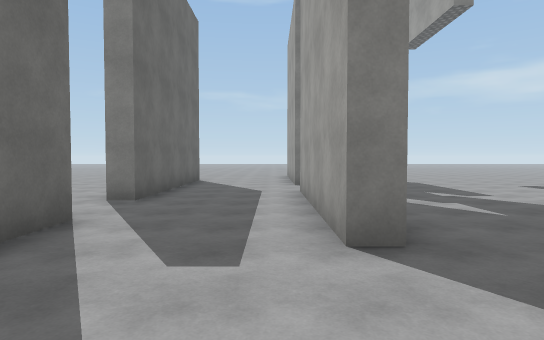
View 1 (above)

24 first-person views from a walk through a 3-D level made in the Unity game engine. The camera is 1.5 m above the floor, tilts 2° down and sees 75° across. The floor is counted in squares, 2 m on a side. Each view is taken from the middle of a square. On the plan, view 1 faces up. The plan holds only what a view shows up to about 11 squares ahead; the rest is blank. The place goes on beyond the plan. The player is left out. Some surface patterns are stand-ins.

View 2
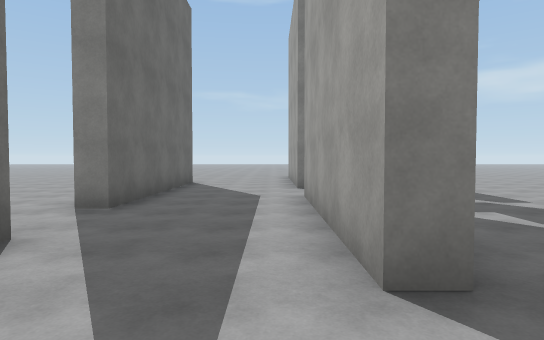

View 3
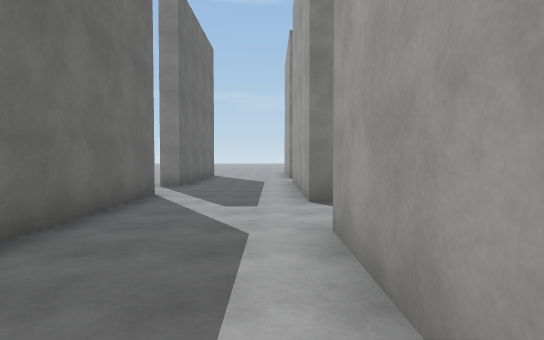

View 4
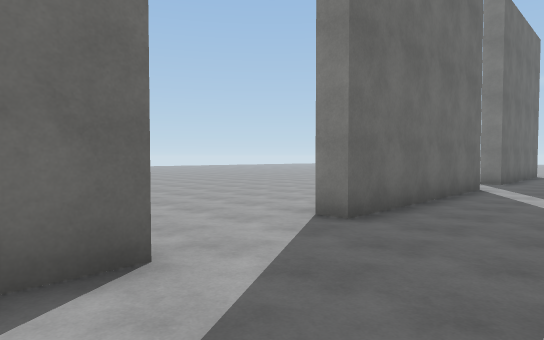

View 5
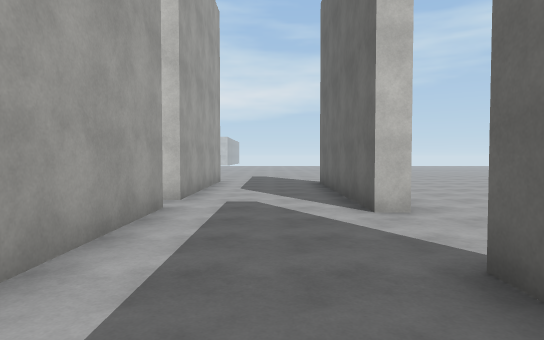

View 6
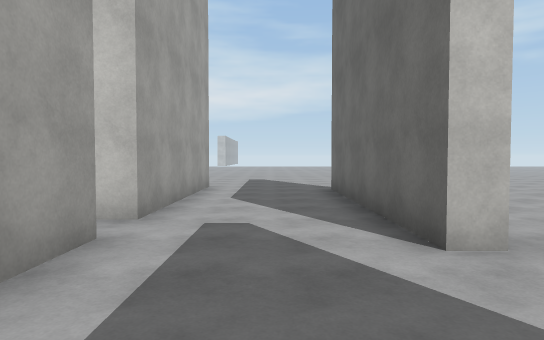

View 7
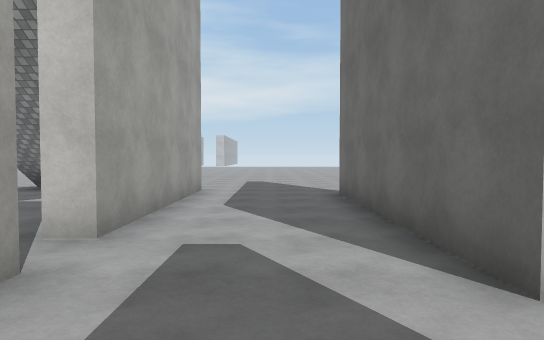

View 8
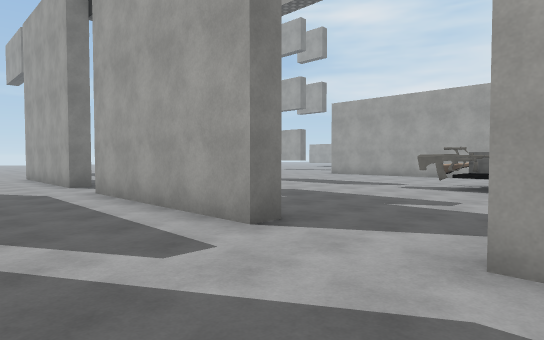

View 9
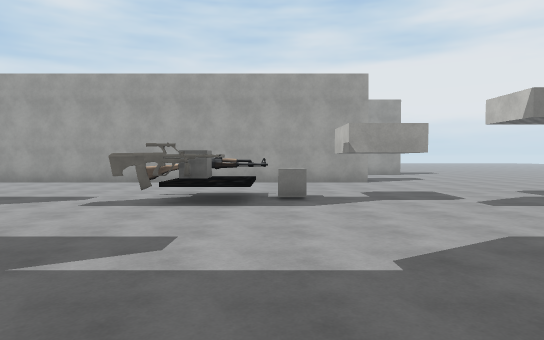

View 10
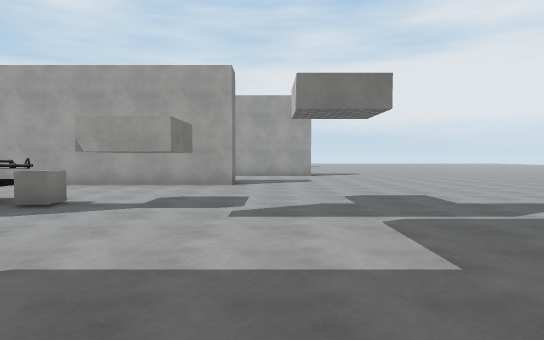

View 11
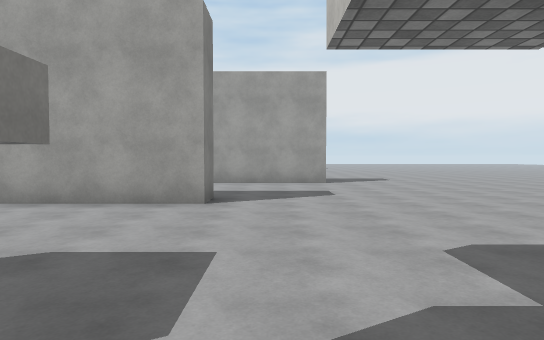

View 12
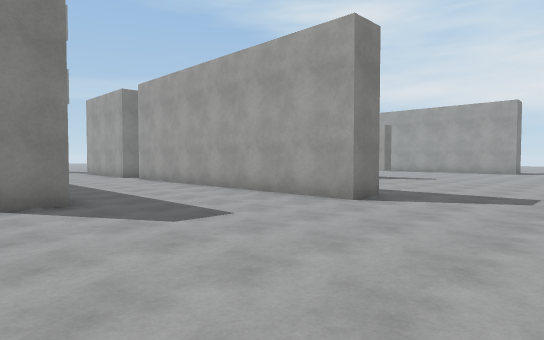

View 13
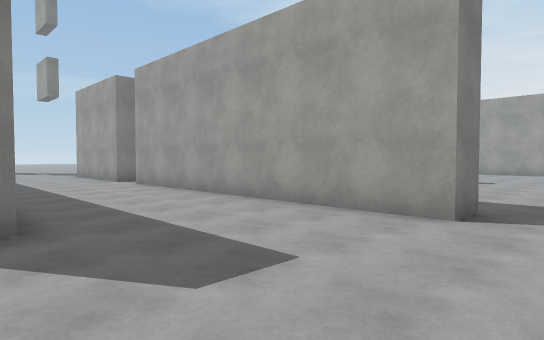

View 14
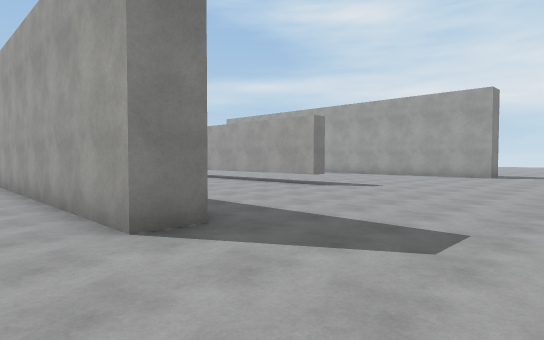

View 15
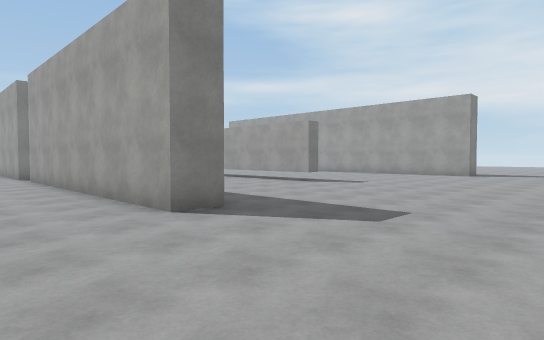

View 16
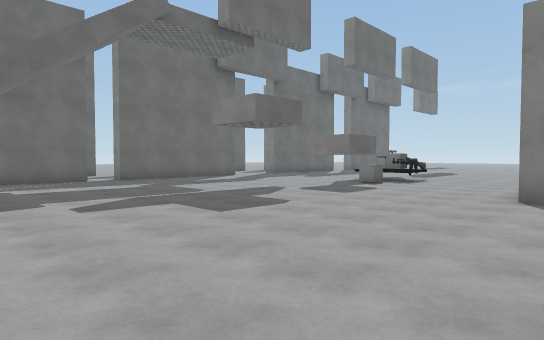

View 17
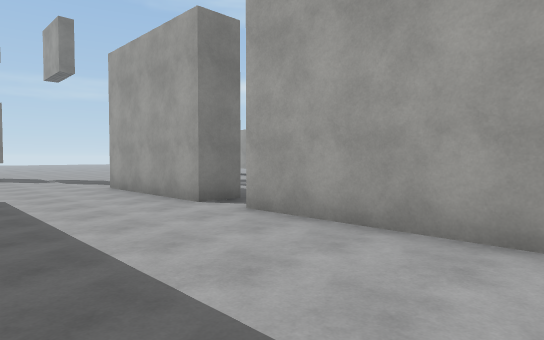

View 18
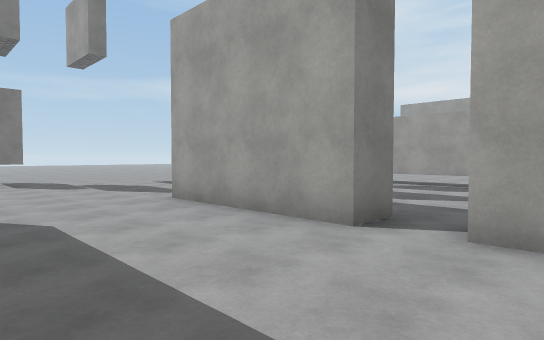

View 19
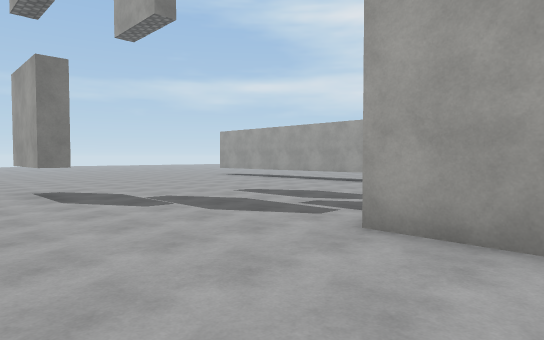

View 20
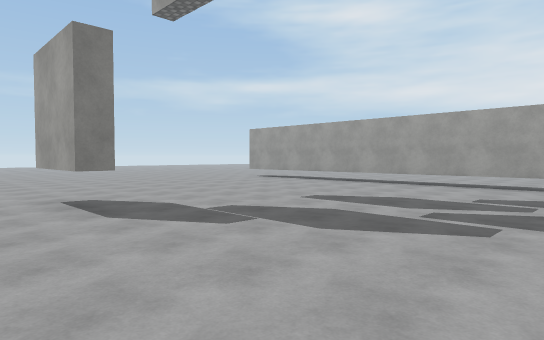

View 21
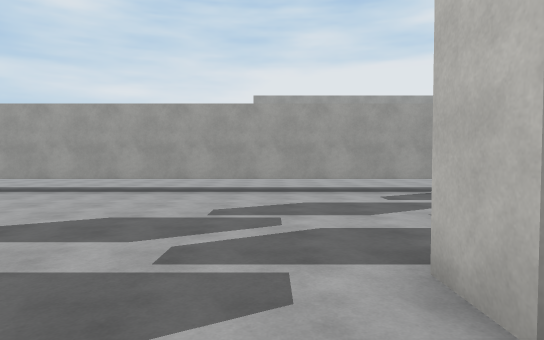

View 22
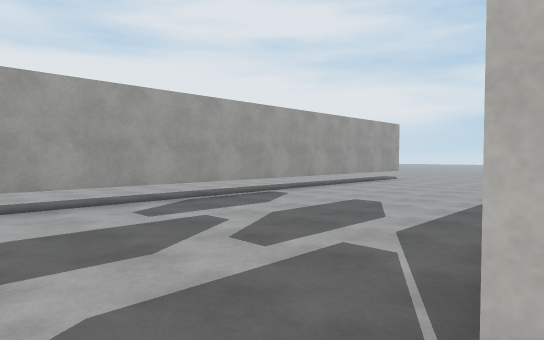

View 23
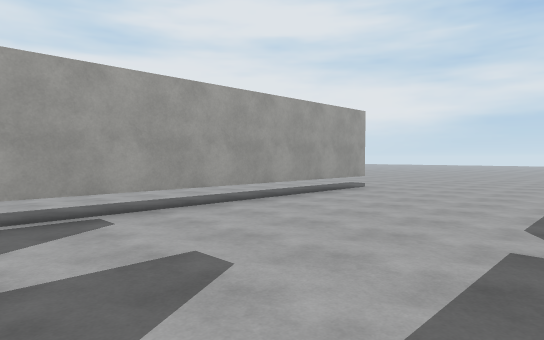

View 24
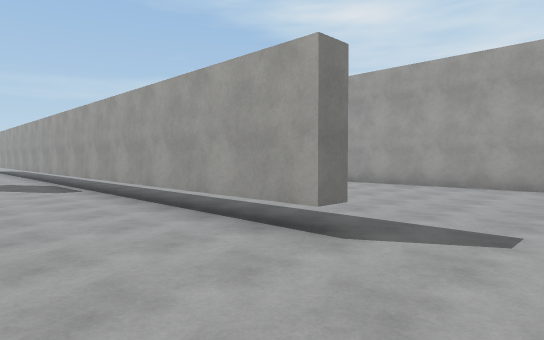

### Floor plan
Key: @ floor where view 1 was taken; # wall or solid block; x gap in a wall; . floor; T thing the floor can be seen under or through; O other object.
Columns run from 5 left of view 1 to 30 right of it. Each row starts with its distance up from view 1.
 16                    .x.......T...
 15                    .#.......T...
 14                    .#.......T...
 13      .#           ..........T...
 12    ...#     ..    ..........T...
 11   #...#  .....    ..........T...
 10   #...#  .....    ..........T...
  9 ..#....  ....   .#..........T...
  8 ..#.... ....   ..#....#.....T...
  7 ..#...# .... ....#....#.....T...
  6  .....#..........#....#.....T...
  5   ....#..........#....x.....T...
  4   #...#.....O....#....x.....T...
  3   #...#.....OO...#....#.....T..
  2   #.........OO...#....#.....T..   .#
  1   #..........O...#....# ....T.. ...#
  0 ..#..@#..........#....# ....T......#
 -1 ..#...# ....##...#....# ....T......#
 -2 ......# ..............# ...........#
 -3 ......#...............#............#
 -4  .#...# ..............#.........
 -5 ..#..............................
 -6 ..#...#..........................
 -7 ..#...#..........................
 -8   #...# ......................
 -9   #...# ..    ..........

Where each view was taken, in squares from view 1:
view 1: 0 up, 0 right, facing up
view 2: 1 up, 0 right, facing up
view 3: 3 down, 0 right, facing up
view 4: 5 down, 0 right, facing up-left
view 5: 1 up, 1 left, facing down
view 6: 1 down, 1 left, facing down
view 7: 2 down, 1 left, facing down
view 8: 0 up, 2 left, facing up-right
view 9: 1 up, 1 right, facing right
view 10: 3 down, 2 right, facing right
view 11: 3 down, 6 right, facing right
view 12: 8 down, 11 right, facing up-right
view 13: 6 down, 12 right, facing up-right
view 14: 8 down, 15 right, facing up-right
view 15: 9 down, 14 right, facing up-right
view 16: 9 down, 13 right, facing up-left
view 17: 0 up, 13 right, facing up-right
view 18: 3 up, 13 right, facing up-right
view 19: 7 up, 13 right, facing up-right
view 20: 9 up, 13 right, facing up-right
view 21: 10 up, 15 right, facing right
view 22: 10 up, 17 right, facing down-right
view 23: 6 up, 18 right, facing down-right
view 24: 4 down, 20 right, facing up-right
